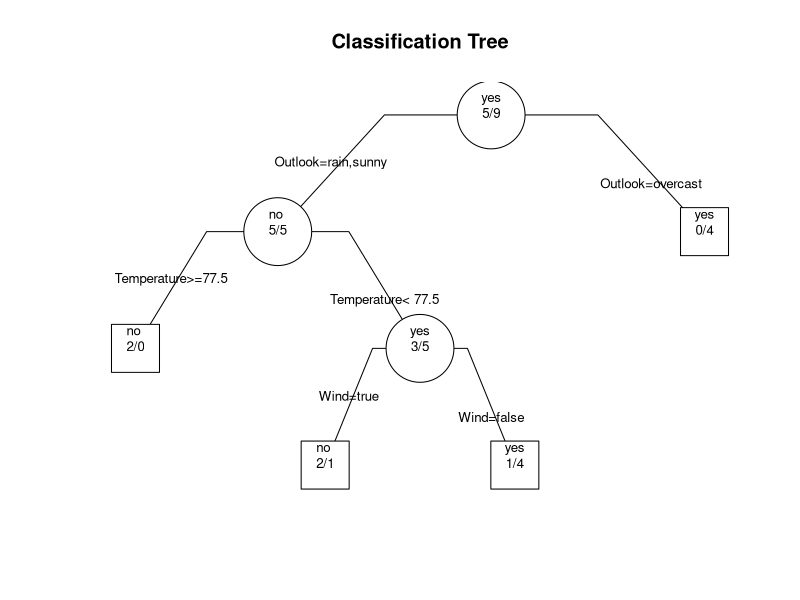

This figure's R source:
#autor:      Joao Sollari Lopes
#local:      INE, Lisboa
#Rversion:   3.6.1
#criado:     02.07.2017
#modificado: 06.12.2019

library("rpart")

trainset <- read.csv("../data/golf.csv",header=TRUE)
testset <- read.csv("../data/golf-testset.csv",header=TRUE)

#Perform Decision Trees fit
mod <- rpart(Play ~.,                  #model design
             trainset,                 #training set
             method="class",           #Categorical Tree
             parms=list(split="gini"), #Metric "Gini Impurity"
             control=rpart.control(
               minsplit=4,             #minimal size for split   
               minbucket=2,            #minimal leaf size
               cp=0.1,                 #minimal gain
               maxdepth=20))           #maximal depth

#Plot model
plot(mod,uniform=TRUE,branch=0.5,margin=0.05,main="Classification Tree")
text(mod,use.n=TRUE,all=TRUE,cex=0.8,fancy=TRUE,pretty=0)

#Test model
res <- predict(mod,                    #model
               testset,                #testing set
               type="class")           #returns classification/probabilities

#Confusion Matrix
conf_mat <- table(testset[,"Play"],res)
conf_mat

#Error rate
err_rt <- 100*(sum(conf_mat) - sum(diag(conf_mat)))/sum(conf_mat)
err_rt
